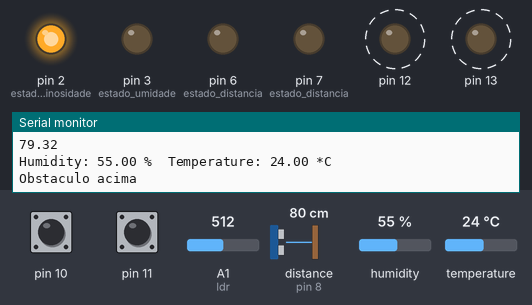
Recording of a sketch running on a simulated Arduino Uno, built with avr-gcc and run on an emulated ATmega328P. Shown: output pins drawn as LEDs (lit = HIGH), the last lines printed to the serial monitor. Wiring (inferred from the names in the program): ultrasonic range finder: trigger pin 9; echo pin 8. Dashed ring = blinking. The inputs (shaded band) are chosen by the test bench; at power-on: distance to the obstacle (sensor on pin 8) 80 cm, A1 (ldr) = 512, humidity 55 %, pin 10 HIGH, pin 11 HIGH, temperature 24 °C. The echo pulse lasts 58.3 µs per cm; pins used as bus, display or sensor lines are not drawn.

Above: at 1.24 s.
1.3 s: distance to the obstacle (sensor on pin 8) set to 54 cm
4.8 s: distance to the obstacle (sensor on pin 8) set to 45 cm
At 5.14 s:
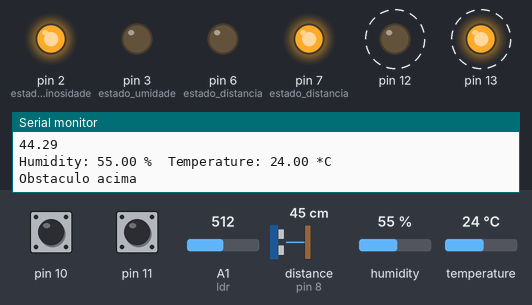
8.3 s: A1 (ldr) set to 315
11.8 s: A1 (ldr) set to 293
At 12.14 s:
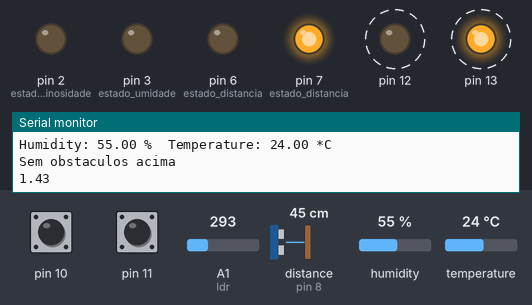
15.3 s: humidity set to 68 %
18.8 s: humidity set to 71 %
At 19.21 s:
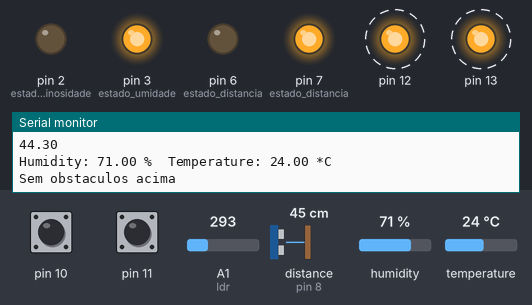
Timing chart, 0 to 23.3 s (numbered marks = the images above; inputs shaded):
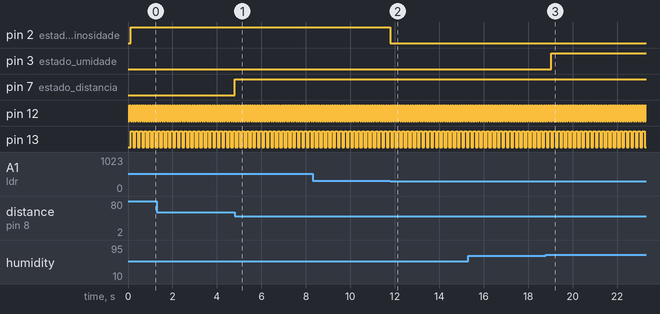

Measured:
- the behaviour switches between 51 and 50 cm on distance to the obstacle (sensor on pin 8) (found by bisection; images 0 and 1)
- the behaviour switches between 307 and 306 on A1 (ldr) (found by bisection; images 1 and 2)
- the behaviour switches between 69 and 70 % on humidity (found by bisection; images 2 and 3)
- after the input at 4.8 s, pin 7 (estado_distancia): LOW → HIGH at once
- after the input at 11.8 s, pin 2 (estado_luminosidade): HIGH → LOW at once
- after the input at 18.8 s, pin 3 (estado_umidade): LOW → HIGH after 0.23 s
- by itself, pin 12: alternates HIGH for 0.05 s and LOW for 0.05 s
- by itself, pin 13: alternates HIGH for 0.10 s and LOW for 0.10 s

The sketch:

sketch_oct17b.ino
```cpp
// Arduino Code
#include "DHT.h"
#define DHTPIN 5 // what digital pin we're connected to
#define DHTTYPE DHT11 // DHT11
#define SOUND_SPEED 0.034
DHT dht(DHTPIN, DHTTYPE);

const long interval1 = 100;
const long interval2 = 50;

bool ledState = LOW;
bool ledState1 = LOW;

unsigned long previousMillisBlinkled1 = 0;
unsigned long previousMillisBlinkled2 = 0;
unsigned long previousMillisSensors = 0;
const int trigPin = 9;
const int echoPin = 8;

int valorTensaoldr = 0;
float valorADC = 0;

long duration;
float distanceCm;

void hcsr04() {
  digitalWrite(trigPin, LOW);
  delayMicroseconds(2);
  digitalWrite(trigPin, HIGH);
  delayMicroseconds(10);
  digitalWrite(trigPin, LOW);

  duration = pulseIn(echoPin, HIGH);

  distanceCm = duration * SOUND_SPEED/2;

  if(distanceCm >= 50){
    digitalWrite(6, LOW);
    digitalWrite(7, LOW);
    Serial.println("Sem obstaculos");
  }else if(distanceCm >= 25){
    digitalWrite(6, LOW);
    digitalWrite(7, HIGH);
    Serial.println("Longe");
  }else if(distanceCm >= 10){
    digitalWrite(6, HIGH);
    digitalWrite(7, LOW);
    Serial.println("Medio");
  }else{
    digitalWrite(6, HIGH);
    digitalWrite(7, HIGH);
    Serial.println("Perto");
  }

  Serial.println("Distance (cm): ");
  Serial.println(distanceCm);

}

void checkHumidity()
{
  float humi = dht.readHumidity();
  float tempC = dht.readTemperature();
  Serial.print("Humidity: ");
  Serial.print(humi);Serial.print(" %\t");
  Serial.print("Temperature: ");
  Serial.print(tempC);Serial.println(" *C ");
  if(humi >= 70){
    digitalWrite(3, HIGH);
  }else{
    digitalWrite(3, LOW);
  }
}

void ldr(){
  valorTensaoldr = analogRead(A1);
  valorADC = valorTensaoldr *(5.0/1023);

  if(valorADC <= 1.5){
    Serial.println("Sem obstaculos acima");
    Serial.println(valorADC);
    digitalWrite(2, LOW);
  }else{
    Serial.println("Obstaculo acima");
    digitalWrite(2, HIGH);
  }
}

void idle() {
  digitalWrite(13, LOW);
  digitalWrite(12, LOW);
}

void cleaning() {
  digitalWrite(12, LOW);
  if (millis() - previousMillisBlinkled1 >= interval1) {
    previousMillisBlinkled1 = millis();
    Serial.println(ledState);
    Serial.println(millis());
    ledState = !ledState;
    digitalWrite(13, ledState);
  }
}

void docking() {
  digitalWrite(13, LOW);
  if (millis() - previousMillisBlinkled2 >= interval2) {
    previousMillisBlinkled2 = millis();
    ledState1 = !ledState1;
    digitalWrite(12, ledState1);
  }
}

void charging() {
  if (millis() - previousMillisBlinkled1 >= interval2) {
    previousMillisBlinkled1 = millis();
    ledState = !ledState;
    digitalWrite(12, ledState);
  }

  if (millis() - previousMillisBlinkled2 >= interval1) {
    previousMillisBlinkled2 = millis();
    ledState1 = !ledState1;
    digitalWrite(13, ledState1);
  }
}

void setup() {
  pinMode(12, OUTPUT);
  pinMode(13, OUTPUT);
  Serial.begin(115200);
  pinMode(11, INPUT);
  pinMode(10, INPUT);
  pinMode(trigPin, OUTPUT);
  pinMode(echoPin, INPUT);
  pinMode(6, OUTPUT); // estado distancia
  pinMode(7, OUTPUT); // estado distancia
  dht.begin();
  pinMode(3, OUTPUT); // estado umidade
  pinMode(2, OUTPUT); // estado luminosidade

}

void loop() {
  int i = digitalRead(11);
  int j = digitalRead(10);
  static int lastStateI = -1, lastStateJ = -1;
  if(millis() - previousMillisSensors >= 100)
  {
    previousMillisSensors = millis();
    hcsr04();
    checkHumidity();
    ldr();
  }
  //Serial.println(i);
  //Serial.println(j);
  //Serial.println("----");

  if (i != lastStateI || j != lastStateJ) {
    previousMillisBlinkled1 = millis();
    previousMillisBlinkled2 = millis();
    lastStateI = i;
    lastStateJ = j;
  }

  if (i == 0 && j == 0) idle();
  else if (i == 0 && j == 1) cleaning();
  else if (i == 1 && j == 0) docking();
  else if (i == 1 && j == 1) charging();
}

//Codigo que deu quando tentou rodar esse codigo e do arduino

//rst:0x8 (TG1WDT_SYS_RESET),boot:0x13 (SPI_FAST_FLASH_BOOT)
//configsip: 0, SPIWP:0xee
//clk_drv:0x00,q_drv:0x00,d_drv:0x00,cs0_drv:0x00,hd_drv:0x00,wp_drv:0x00
//mode:DIO, clock div:1
//load:0x3fff0030,len:1184
//load:0x40078000,len:13260
//load:0x40080400,len:3028
//entry 0x400805e4
```
